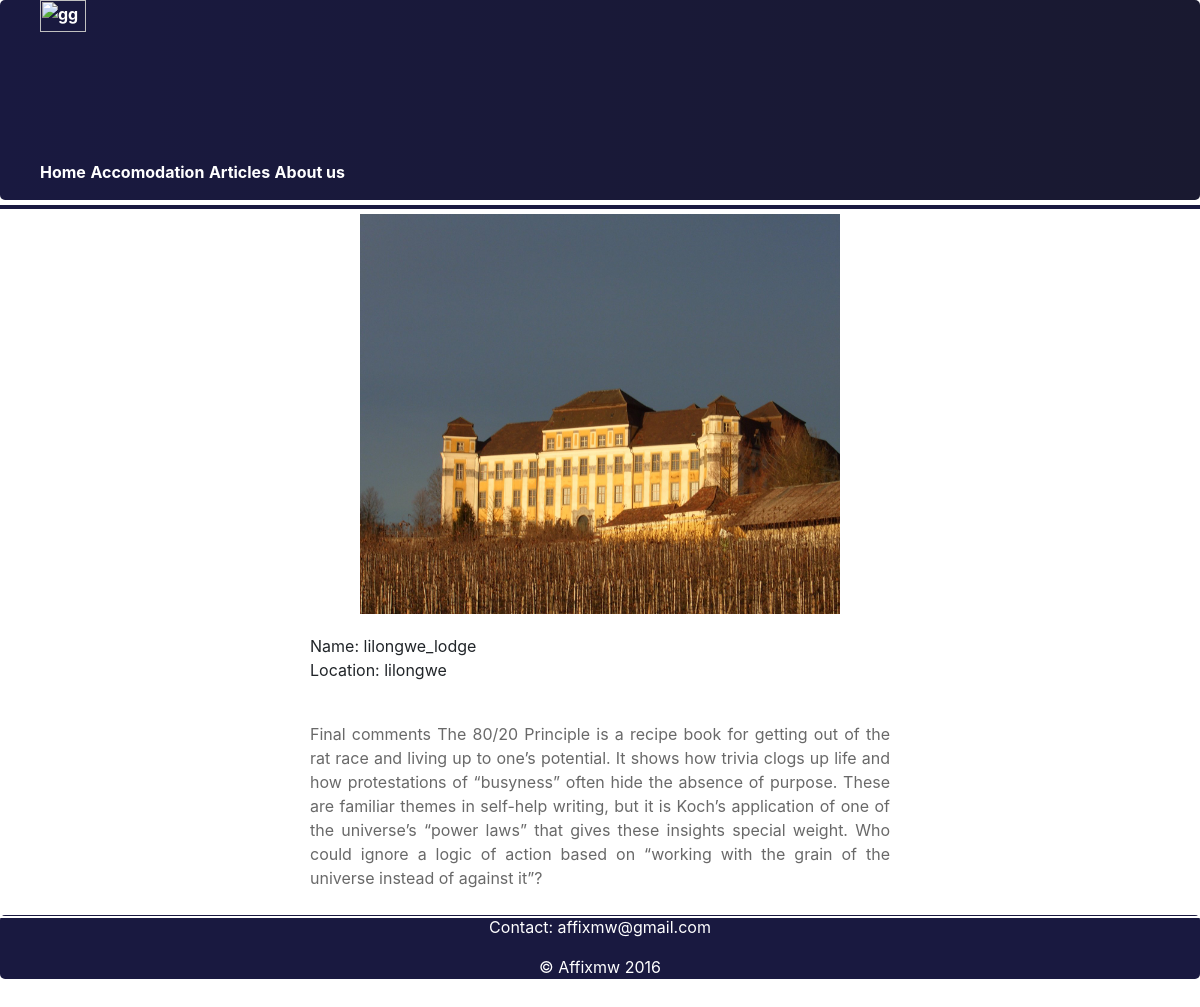
The app's page /d/all_details/1, older data.
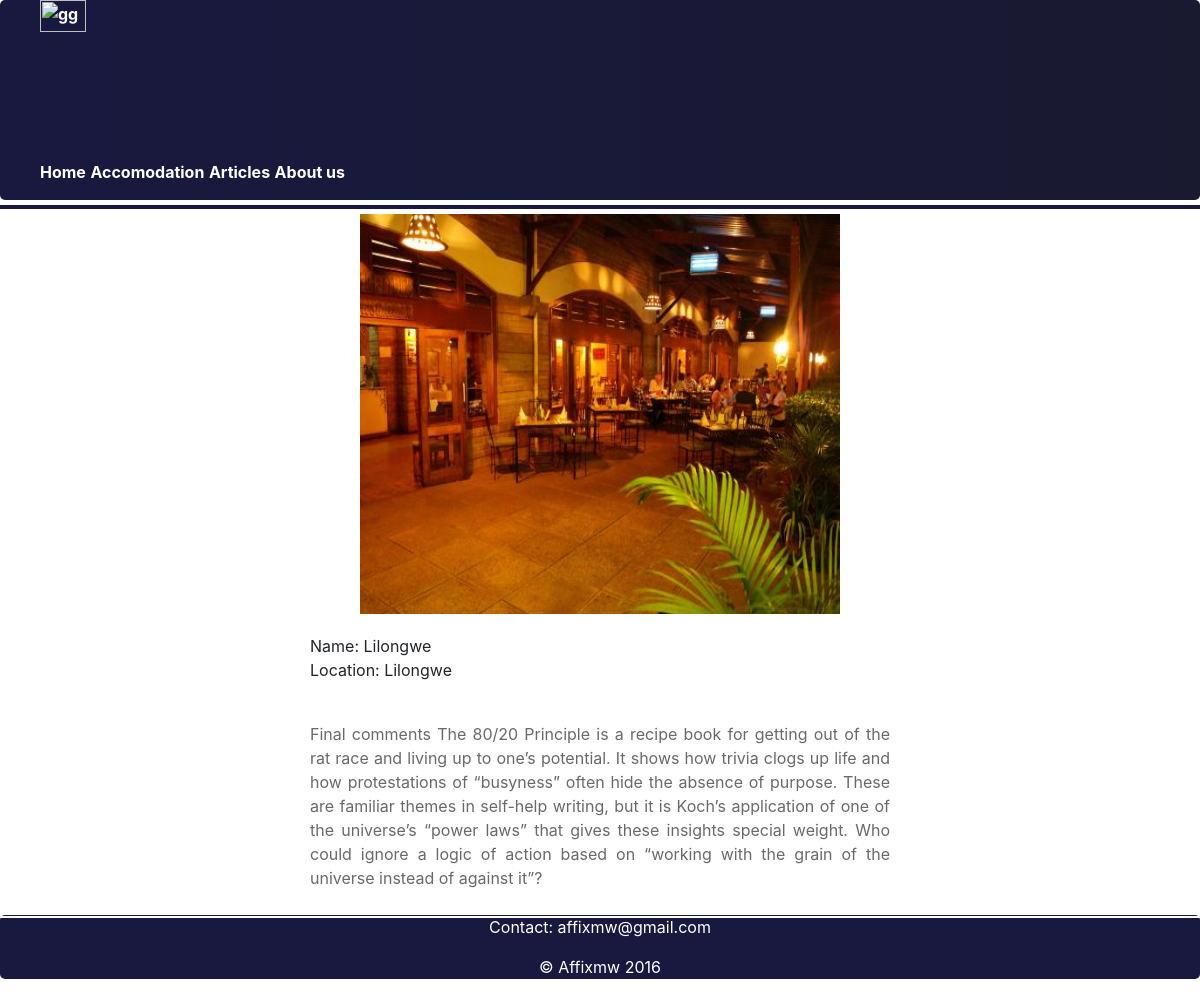
The same page, newer data.
### details/models.py (models this page shows, shortened)
class Place_details(models.Model):
    Name = models.CharField(max_length = 30)
    Location = models.CharField(max_length=30)
    Price = models.DecimalField(max_digits=100,decimal_places=2)
    Category = models.ForeignKey(Category)
    Pics = models.ImageField(blank=True)#(upload_to='media')
    Discription=models.TextField(blank=True)
    created_at = models.DateTimeField(auto_now_add=True)
    updated_at = models.DateTimeField(auto_now=True)
    slug = models.SlugField(max_length=255, unique=True)

### details/views.py (the view)
# urls.py: url(r'^all_details/(?P<place_id>[0-9]+)',views.All_details,name='Place_details'),
def All_details(request,place_id):
    P2_details=Place_details.objects.get(pk=place_id)
    return render(request,'place_details.html',locals())

### templates/place_details.html (shortened to what this page needs)
{% extends 'base.html' %}
{% block content %}
<div >
<img src="{{P2_details.Pics.url}}" alt="image" style="" id="place-d-img"></img></div>
<div style="" id="place-details">
<p>Name:		{{P2_details.Name}}</br>
Location:	{{P2_details.Location}}</br>
<p style="color:#696969">{{P2_details.Discription|safe}}</p></p>
</div>
{% endblock %}

Row changes from the older to the newer data that the page shows:
changed Place_details: Pics: a different picture; Name "lilongwe_lodge" → "Lilongwe"; Location "lilongwe" → "Lilongwe"
